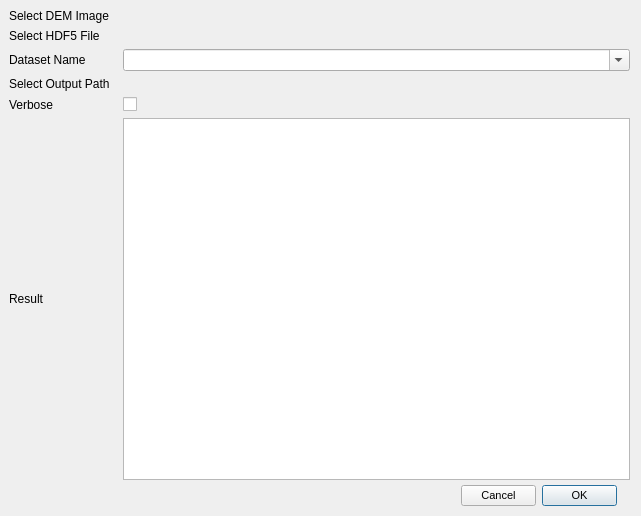
<?xml version="1.0" encoding="UTF-8"?>
<ui version="4.0">
 <class>RectificationDialogBase</class>
 <widget class="QDialog" name="RectificationDialogBase">
  <property name="geometry">
   <rect>
    <x>0</x>
    <y>0</y>
    <width>641</width>
    <height>516</height>
   </rect>
  </property>
  <property name="windowTitle">
   <string>MMW Rectification</string>
  </property>
  <property name="windowIcon">
   <iconset>
    <normaloff>icon.png</normaloff>icon.png</iconset>
  </property>
  <widget class="QDialogButtonBox" name="button_box">
   <property name="geometry">
    <rect>
     <x>461</x>
     <y>484</y>
     <width>156</width>
     <height>23</height>
    </rect>
   </property>
   <property name="maximumSize">
    <size>
     <width>165</width>
     <height>16777215</height>
    </size>
   </property>
   <property name="font">
    <font>
     <pointsize>8</pointsize>
    </font>
   </property>
   <property name="layoutDirection">
    <enum>Qt::RightToLeft</enum>
   </property>
   <property name="orientation">
    <enum>Qt::Horizontal</enum>
   </property>
   <property name="standardButtons">
    <set>QDialogButtonBox::Cancel|QDialogButtonBox::Ok</set>
   </property>
   <property name="centerButtons">
    <bool>false</bool>
   </property>
  </widget>
  <widget class="QWidget" name="layoutWidget">
   <property name="geometry">
    <rect>
     <x>9</x>
     <y>9</y>
     <width>621</width>
     <height>471</height>
    </rect>
   </property>
   <layout class="QGridLayout" name="gridLayout">
    <item row="0" column="0">
     <widget class="QLabel" name="label">
      <property name="text">
       <string>Select DEM Image</string>
      </property>
     </widget>
    </item>
    <item row="0" column="1">
     <widget class="QgsFileWidget" name="mQgsFileWidget">
      <property name="toolTip">
       <string>&lt;html&gt;&lt;head/&gt;&lt;body&gt;&lt;p&gt;Select DEM image input (.tif)&lt;/p&gt;&lt;/body&gt;&lt;/html&gt;</string>
      </property>
      <property name="statusTip">
       <string>Select DEM image input (.tif)</string>
      </property>
      <property name="filter">
       <string>*.tif *.tiff *.gtif ;;*.img ;; *.*</string>
      </property>
     </widget>
    </item>
    <item row="1" column="0">
     <widget class="QLabel" name="label_2">
      <property name="maximumSize">
       <size>
        <width>120</width>
        <height>16777215</height>
       </size>
      </property>
      <property name="text">
       <string>Select HDF5 File</string>
      </property>
     </widget>
    </item>
    <item row="1" column="1">
     <widget class="QgsFileWidget" name="mQgsFileWidget_2">
      <property name="toolTip">
       <string>&lt;html&gt;&lt;head/&gt;&lt;body&gt;&lt;p&gt;Select HDF5 file input (.h5)&lt;/p&gt;&lt;/body&gt;&lt;/html&gt;</string>
      </property>
      <property name="filter">
       <string>*.h5*</string>
      </property>
     </widget>
    </item>
    <item row="2" column="0">
     <widget class="QLabel" name="label_3">
      <property name="text">
       <string>Dataset Name</string>
      </property>
     </widget>
    </item>
    <item row="2" column="1">
     <widget class="QComboBox" name="comboBox_2">
      <property name="minimumSize">
       <size>
        <width>350</width>
        <height>0</height>
       </size>
      </property>
      <property name="maximumSize">
       <size>
        <width>16777215</width>
        <height>16777215</height>
       </size>
      </property>
      <property name="toolTip">
       <string>&lt;html&gt;&lt;head/&gt;&lt;body&gt;&lt;p&gt;Select dataset from HDF5 file&lt;/p&gt;&lt;/body&gt;&lt;/html&gt;</string>
      </property>
      <property name="editable">
       <bool>true</bool>
      </property>
      <property name="currentText">
       <string/>
      </property>
     </widget>
    </item>
    <item row="3" column="0">
     <widget class="QLabel" name="label_5">
      <property name="text">
       <string>Select Output Path  </string>
      </property>
     </widget>
    </item>
    <item row="3" column="1">
     <widget class="QgsFileWidget" name="mQgsFileWidget_3">
      <property name="toolTip">
       <string>&lt;html&gt;&lt;head/&gt;&lt;body&gt;&lt;p&gt;Select output directory&lt;/p&gt;&lt;/body&gt;&lt;/html&gt;</string>
      </property>
      <property name="filter">
       <string>*.tif *.tiff *.gtif *.img</string>
      </property>
      <property name="storageMode">
       <enum>QgsFileWidget::SaveFile</enum>
      </property>
     </widget>
    </item>
    <item row="4" column="0">
     <widget class="QLabel" name="verboseLabel">
      <property name="text">
       <string>Verbose</string>
      </property>
     </widget>
    </item>
    <item row="4" column="1">
     <widget class="QCheckBox" name="verboseCheckBox">
      <property name="toolTip">
       <string>&lt;html&gt;&lt;head/&gt;&lt;body&gt;&lt;p&gt;Verbose Mode - print a message to console&lt;/p&gt;&lt;/body&gt;&lt;/html&gt;</string>
      </property>
      <property name="text">
       <string/>
      </property>
     </widget>
    </item>
    <item row="5" column="0">
     <widget class="QLabel" name="label_6">
      <property name="text">
       <string>Result</string>
      </property>
     </widget>
    </item>
    <item row="5" column="1">
     <widget class="QPlainTextEdit" name="plainTextEdit">
      <property name="readOnly">
       <bool>true</bool>
      </property>
     </widget>
    </item>
   </layout>
  </widget>
 </widget>
 <customwidgets>
  <customwidget>
   <class>QgsFileWidget</class>
   <extends>QWidget</extends>
   <header>qgsfilewidget.h</header>
  </customwidget>
 </customwidgets>
 <resources/>
 <connections>
  <connection>
   <sender>button_box</sender>
   <signal>accepted()</signal>
   <receiver>RectificationDialogBase</receiver>
   <slot>accept()</slot>
   <hints>
    <hint type="sourcelabel">
     <x>11</x>
     <y>357</y>
    </hint>
    <hint type="destinationlabel">
     <x>20</x>
     <y>20</y>
    </hint>
   </hints>
  </connection>
  <connection>
   <sender>button_box</sender>
   <signal>rejected()</signal>
   <receiver>RectificationDialogBase</receiver>
   <slot>reject()</slot>
   <hints>
    <hint type="sourcelabel">
     <x>11</x>
     <y>357</y>
    </hint>
    <hint type="destinationlabel">
     <x>20</x>
     <y>20</y>
    </hint>
   </hints>
  </connection>
 </connections>
</ui>
